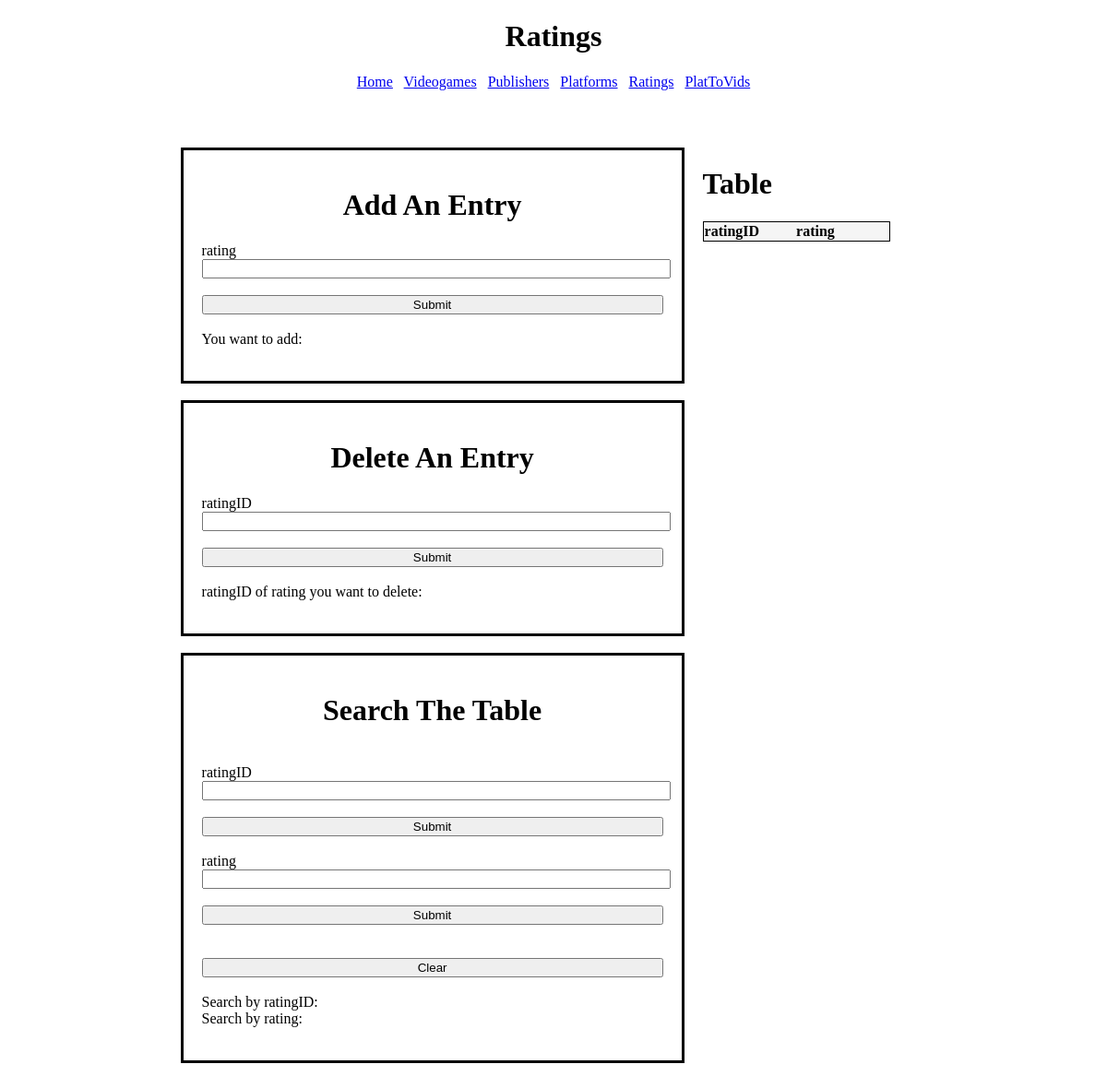
Page /ratings.php on the earlier database version.
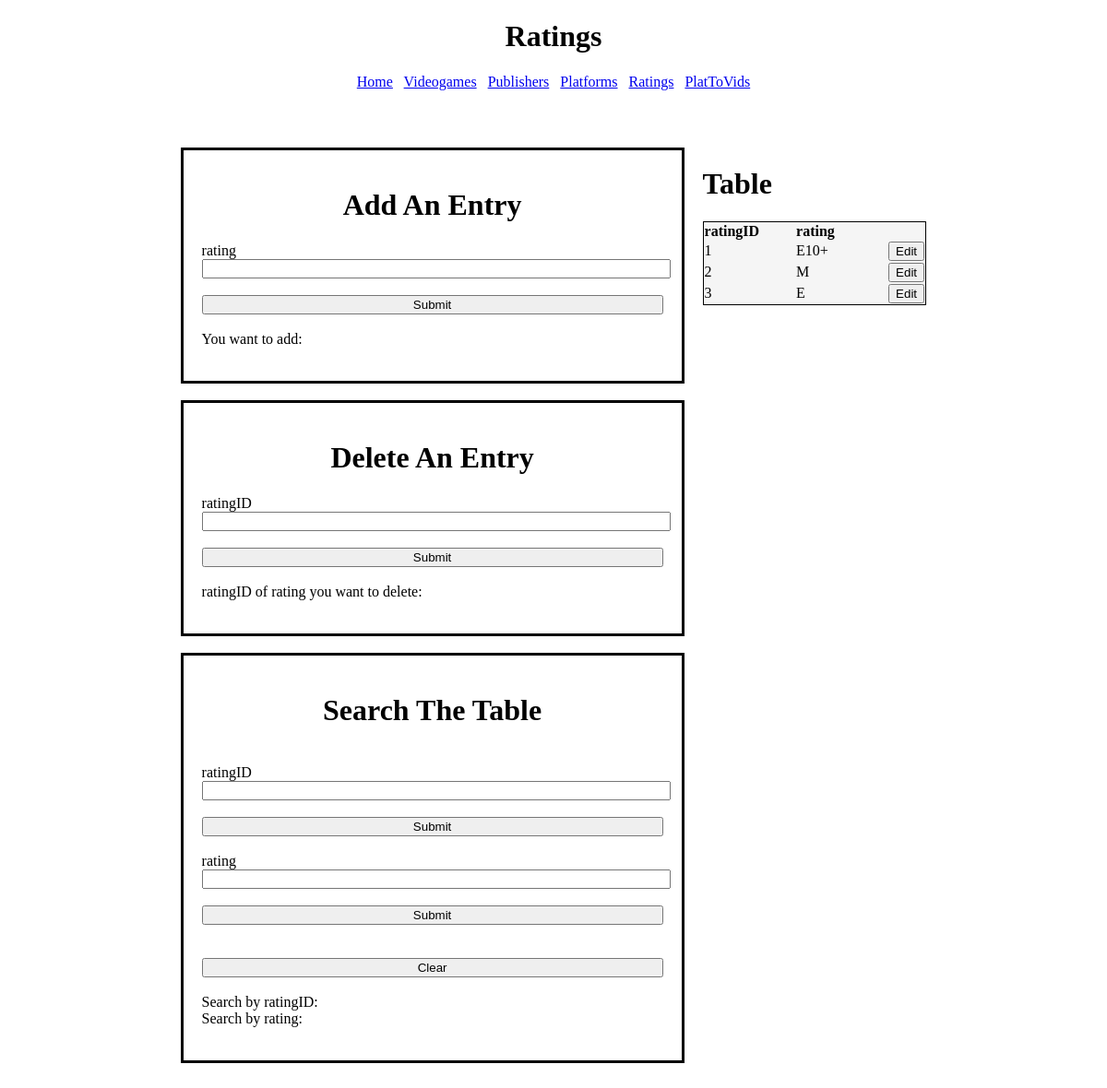
Same page on the later database version.
### tables this page shows
CREATE TABLE `Ratings` (
  `ratingID` int NOT NULL AUTO_INCREMENT,
  `titleID` int,
  `rating` varchar(100) NOT NULL,
  PRIMARY KEY (`ratingID`),
  Key `titleID` (`titleID`),
  CONSTRAINT `ratings_titleID_fk` FOREIGN KEY (`titleID`) REFERENCES `Videogames` (`titleID`) ON DELETE CASCADE ON UPDATE CASCADE
);

### dbhost.php (called while the page is built, shortened)
<?php
 $who = 1;
 if ($who == 0){
    $username = "cs340_rosenauk";
    $password = "8003";
    $host = "classmysql.engr.oregonstate.edu";
    $connector = mysql_connect($host, $username, $password)
        or die("Unable to connect");
    $selected = mysql_select_db("cs340_rosenauk", $connector)
        or die("Unable to connect");
    $person = 'rosenauk';
 } else {
    $person = 'hernafra';
 }
?>

### ratings.php (the view, shortened to what this page needs)
<?php
 include_once 'dbhost.php';
 ?>
<!doctype html>
<html lang="en">
<head>
</head>
<body>
		<?php
		$result = mysql_query("SELECT * FROM Ratings ORDER BY ratingID ASC");
		?>
	<h1 style="text-align:center;">
		Ratings
	</h1>
	<p style="text-align:center;">
		<?php
			echo "<a href='" . htmlspecialchars("https://web.engr.oregonstate.edu/~"
			. urlencode($person) . "/cs340/index.php") . "'>Home</a>";
		?>
		<?php
			echo "<a href='" . htmlspecialchars("https://web.engr.oregonstate.edu/~"
			. urlencode($person) . "/cs340/videogames.php") . "'>Videogames</a>";
		?>
		<?php
			echo "<a href='" . htmlspecialchars("https://web.engr.oregonstate.edu/~"
			. urlencode($person) . "/cs340/publishers.php") . "'>Publishers</a>";
		?>
		<?php
			echo "<a href='" . htmlspecialchars("https://web.engr.oregonstate.edu/~"
			. urlencode($person) . "/cs340/platforms.php") . "'>Platforms</a>";
		?>
		<?php
			echo "<a href='" . htmlspecialchars("https://web.engr.oregonstate.edu/~"
			. urlencode($person) . "/cs340/ratings.php") . "'>Ratings</a>";
		?>
		<?php
			echo "<a href='" . htmlspecialchars("https://web.engr.oregonstate.edu/~"
			. urlencode($person) . "/cs340/PlatToVids.php") . "'>PlatToVids</a>";
		?>
	</p>
	<br>
	<br>
<div class="row">
	<div class="column" style="margin-left:15%;">
	<div class="section">
		<p>
			<h1 style="text-align:center;">Add An Entry</h1>
			<div class="container">
				<form>
				  <label>rating</label>
				  <input type="text" name="A_rating"><br />
				  <br>
				  <input style="width = 100px" type="submit">
				</form>
			</div>
			<br>
			You want to add:
		</p>
	</div>
	<br>
	<div class="section">
		<p>
			<h1 style="text-align:center;">Delete An Entry</h1>
			<div class="container">
				<form>
				  <label>ratingID</label>
				  <input type="number" name="D_ratingID"><br />
				  <br>
				  <input style="width = 100px" type="submit">
				</form>
			</div>
			<br>
			ratingID of rating you want to delete:
		</p>
	</div>
	<br>
	<div class="section">
		<p>
			<h1 style="text-align:center;">Search The Table</h1>
			<div class="container">
				<form>
				<br>
				  <label>ratingID</label>
				  <input type="number" name="S_ratingID"><br />
				  <br>
				  <input style="width = 100px" type="submit">
				</form>
				<form>
				<br>
				  <label>rating</label>
				  <input type="text" name="S_rating"><br />
				  <br>
				  <input style="width = 100px" type="submit">
				</form>
				<form>
				  <br>
				  <br>
				  <input style="width = 100px" type="submit" value="Clear">
				</form>
			</div>
			<br>
			Search by ratingID:
			<br>
			Search by rating:
			<br>
		</p>
	</div>
	<br>
	<br>
	</div>
	<br>
	<div class="column">
	<p>
		<h1>Table</h1>
		<table style="border:1px solid black; border-collapse: collapse; text-align: left;background-color: #F5F5F5;">
			<col width= "100px" />
			<col width= "100px" />
		  <tr>
			<th>ratingID</th>
			<th>rating</th>
			<th> </th>
		  </tr>
		  <?php
            while ($row = mysql_fetch_assoc($result)) {
                echo
                "<tr>
					<td>{$row['ratingID']}</td>
					<td>{$row['rating']}</td>
					<td><button>Edit</button></td>
				</tr>";
            }
            ?>
		</table>
	</p>
	</div>
</div>
</body>
</html>

Differences in the rows shown:
added ratings: ratingID "1", rating "E10+"
added ratings: ratingID "2", rating "M"
added ratings: ratingID "3", rating "E"
